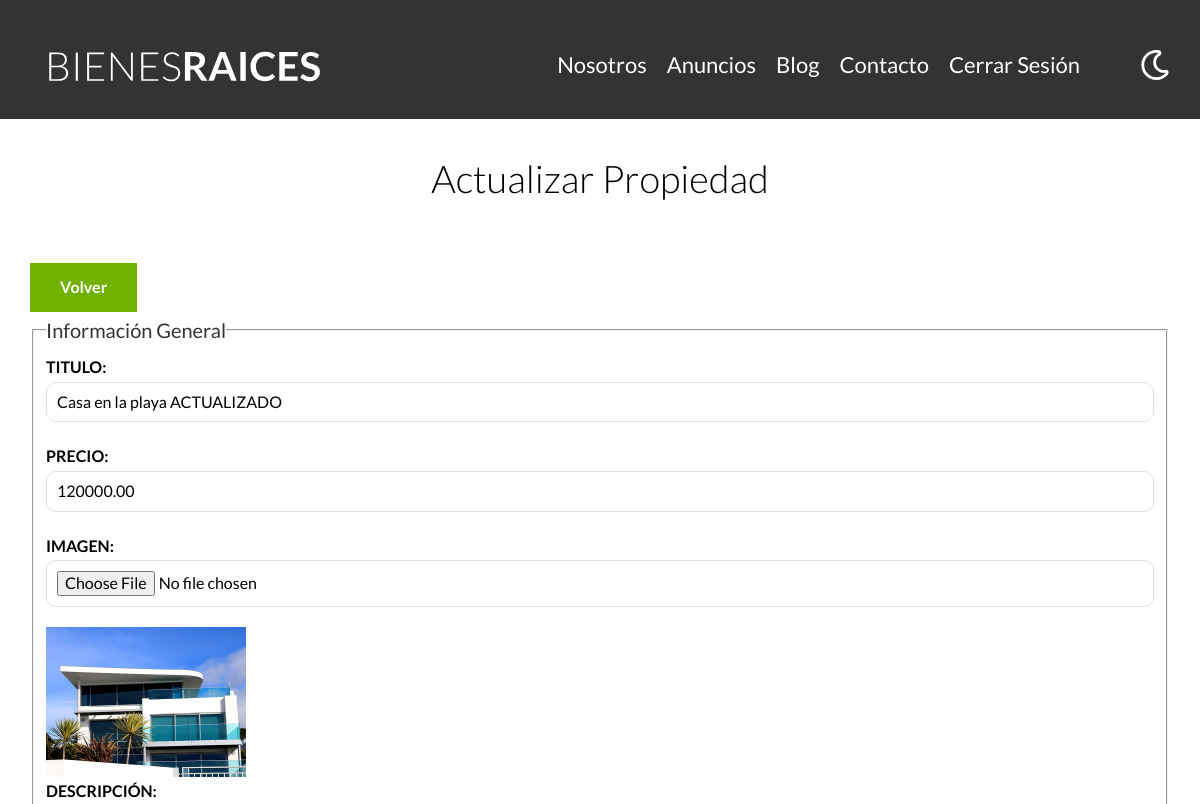
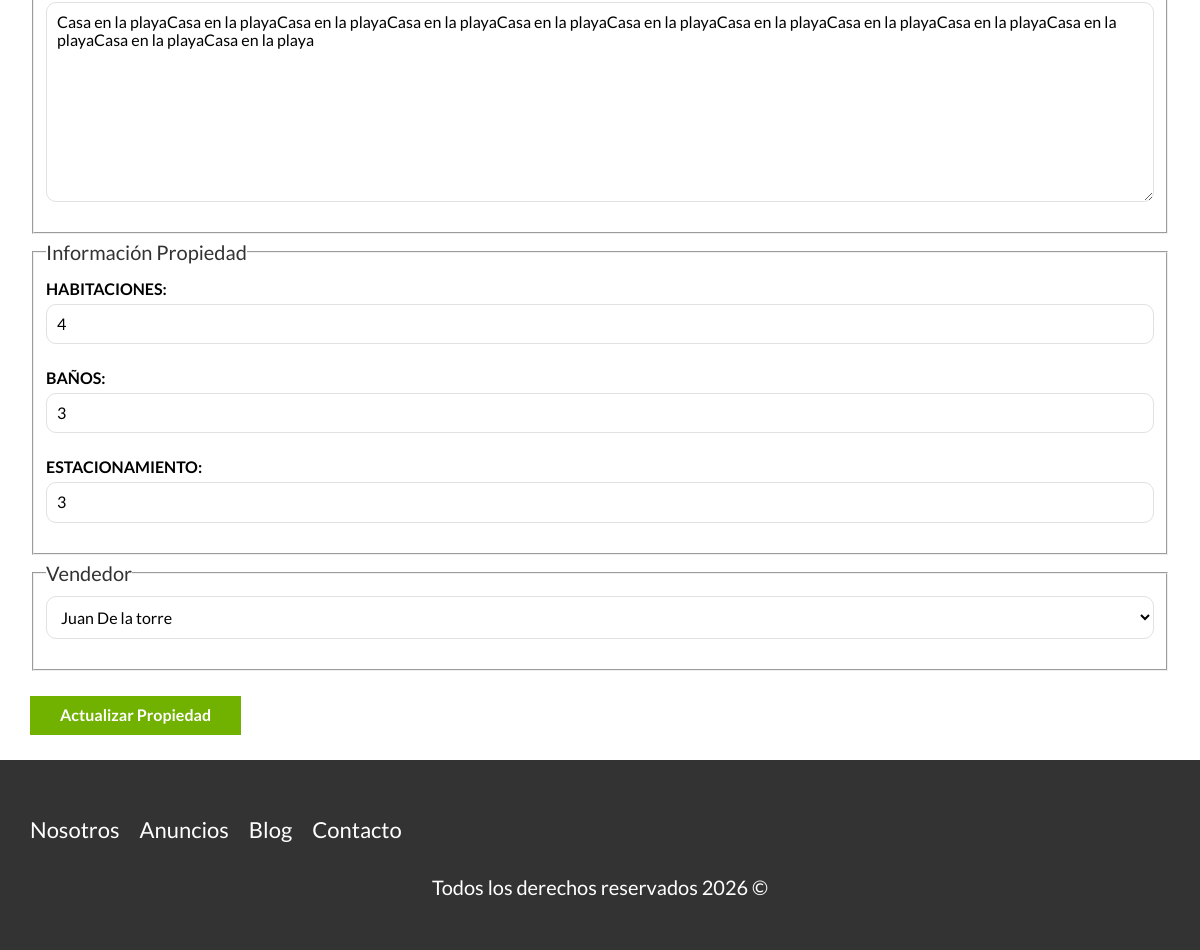
Page /admin/propiedades/actualizar.php?id=5 (signed in) on the committed database (2 pictures, top to bottom).
### tables this page shows
CREATE TABLE `propiedades` (
  `id` int NOT NULL AUTO_INCREMENT,
  `titulo` varchar(45) DEFAULT NULL,
  `precio` decimal(10,2) DEFAULT NULL,
  `imagen` varchar(200) DEFAULT NULL,
  `descripcion` longtext,
  `habitaciones` int DEFAULT NULL,
  `wc` int DEFAULT NULL,
  `estacionamiento` int DEFAULT NULL,
  `creado` date DEFAULT NULL,
  `vendedores_id` int NOT NULL,
  PRIMARY KEY (`id`),
  KEY `fk_propiedades_vendedores_idx` (`vendedores_id`),
  CONSTRAINT `fk_propiedades_vendedores` FOREIGN KEY (`vendedores_id`) REFERENCES `vendedores` (`id`)
);

CREATE TABLE `vendedores` (
  `id` int(11) NOT NULL AUTO_INCREMENT,
  `nombre` varchar(45) DEFAULT NULL,
  `apellido` varchar(45) DEFAULT NULL,
  `telefono` varchar(10) DEFAULT NULL,
  PRIMARY KEY (`id`)
);

### admin/propiedades/actualizar.php (the view, shortened to what this page needs)
<?php
    $id = $_GET['id'];
    $id = filter_var($id, FILTER_VALIDATE_INT);
    $db = conectarDB();
    $consulta = "SELECT * FROM propiedades WHERE id=${id}";
    $resultado = mysqli_query($db, $consulta);
    $propiedad = mysqli_fetch_assoc($resultado);
    $consulta = "SELECT * FROM vendedores";
    $resultado = mysqli_query($db, $consulta);
    $titulo = $propiedad['titulo'];
    $precio = $propiedad['precio'];
    $descripcion = $propiedad['descripcion'];
    $habitaciones = $propiedad['habitaciones'];
    $wc = $propiedad['wc'];
    $estacionamiento = $propiedad['estacionamiento'];
    $vendedorId = $propiedad['vendedores_id'];
    $imagenPropiedad = $propiedad['imagen'];
?>
    <main class="contenedor seccion">
        <h1>Actualizar Propiedad</h1>
        <a href="/admin" class="boton boton-verde">Volver</a>
        <form class="formulario" method="POST" enctype="multipart/form-data">
            <fieldset>
                <legend>Información General</legend>
                <label for="titulo">Titulo:</label>
                <input type="text" name="titulo" id="titulo" placeholder="Titulo Propiedad" value="<?php echo $titulo; ?>">
                <label for="precio">Precio:</label>
                <input type="number" name="precio" id="precio" placeholder="Precio Propiedad" value="<?php echo $precio; ?>">
                <label for="imagen">Imagen:</label>
                <input type="file" name="imagen" id="imagen" accept="image/jpeg, image/png">
                <img src="/imagenes/<?php echo $imagenPropiedad ?>" class="imagen-small">
                <label for="descripcion">Descripción:</label>
                <textarea id="descripcion" name="descripcion"><?php echo $descripcion; ?></textarea>
            </fieldset>
            <fieldset>
                <legend>Información Propiedad</legend>
                <label for="habitaciones">Habitaciones:</label>
                <input
                    type="number"
                    id="habitaciones"
                    name="habitaciones"
                    placeholder="Ej: 3"
                    min="1"
                    max="9"
                    value="<?php echo $habitaciones; ?>">
                <label for="wc">Baños:</label>
                <input type="number" id="wc"name="wc" placeholder="Ej: 3" min="1" max="9" value="<?php echo $wc; ?>">
                <label for="estacionamiento">Estacionamiento:</label>
                <input
                    type="number"
                    id="estacionamiento"
                    name="estacionamiento"
                    placeholder="Ej: 3"
                    min="1"
                    max="9"
                    value="<?php echo $estacionamiento; ?>">
            </fieldset>
            <fieldset>
                <legend>Vendedor</legend>
                <select name="vendedor">
                    <?php while($vendedor = mysqli_fetch_assoc($resultado)): ?>
                        <option  <?php echo $vendedorId === $vendedor['id'] ? 'selected': ''; ?>  value="<?php echo $vendedor['id']; ?>">
                        <?php echo $vendedor['nombre']." ".$vendedor['apellido']; ?></option>
                    <?php endwhile; ?>
                </select>
            </fieldset>
            <input type="submit" value="Actualizar Propiedad" class="boton boton-verde">
        </form>
    </main>

### build/css/app.css (style rules this page uses)
html { -webkit-text-size-adjust:100%;line-height:1.15 }
body { margin:0 }
main { display:block }
h1 { font-size:2em;margin:.67em 0 }
a { background-color:transparent }
img { border-style:none }
button,input,optgroup,select,textarea { font-family:inherit;font-size:100%;line-height:1.15;margin:0 }
button,input { overflow:visible }
button,select { text-transform:none }
[type=button],[type=reset],[type=submit],button { -webkit-appearance:button }
fieldset { padding:.35em .75em .625em }
legend { box-sizing:border-box;color:inherit;display:table;max-width:100%;padding:0;white-space:normal }
textarea { overflow:auto }
html { box-sizing:border-box;font-size:62.5% }
*,:after,:before { box-sizing:inherit }
body { font-family:Lato,sans-serif;font-size:1.6rem;line-height:1.8 }
.contenedor { margin:0 auto;max-width:120rem;width:95% }
a { text-decoration:none }
img,picture { display:block;width:100% }
h1,h2,h3 { font-family:Lato,sans-serif;font-weight:300;margin:2.5rem 0;text-align:center }
h1 { font-size:3.8rem }
.seccion { margin-bottom:2.5rem;margin-top:2.5rem }
.boton-verde { background-color:#71b100;border:none;color:#fff;display:inline-block;font-weight:700;margin-top:2.5rem;padding:1rem 3rem;text-align:center;text-decoration:none }
.formulario legend { color:#333;font-size:2rem }
.formulario label { display:block;font-weight:700;text-transform:uppercase }
.formulario input:not([type=submit]),.formulario select,.formulario textarea { background-color:#fff;border:1px solid #e1e1e1;border-radius:1rem;display:block;margin-bottom:2rem;padding:1rem;width:100% }
.formulario textarea { height:20rem }
.imagen-small { width:20rem }

### rows in the picture
propiedades: titulo "Casa en la playa ACTUALIZADO", precio "120000.00", imagen (picture), descripcion "Casa en la playaCasa en la playaCasa en la playaCasa en la playaCasa en la playaCasa en la playaCasa en la playaCasa en la playaCasa en la playaCasa en la playaCasa en la playaCasa en la playa", habitaciones "4", wc "3", estacionamiento "3", vendedor "Juan De la torre"
